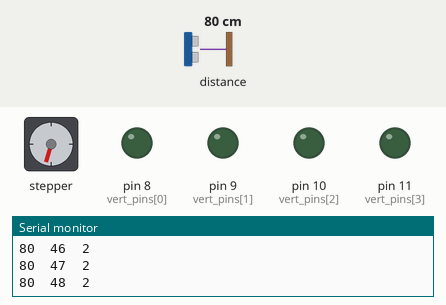
A sketch run on a simulated Arduino Uno, built with avr-gcc and run on an emulated ATmega328P. Parts: stepper motor, output pins drawn as LEDs (lit = HIGH), the last lines printed to the serial monitor. Wiring (inferred from the names in the program): stepper motor (5 steps per turn assumed): coils pin 4, pin 5, pin 6, pin 7. Inputs (shaded band) come from the test bench; at power-on: distance to the obstacle 80 cm. Pins used as bus, display or sensor lines are not drawn.

Above: at 0.8 s.
0.9 s: distance to the obstacle set to 2 cm
At 1.08 s:
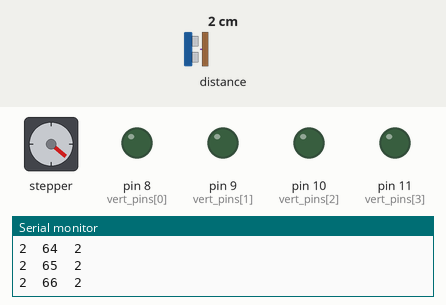
3.9 s: distance to the obstacle set to 18 cm
At 4.79 s:
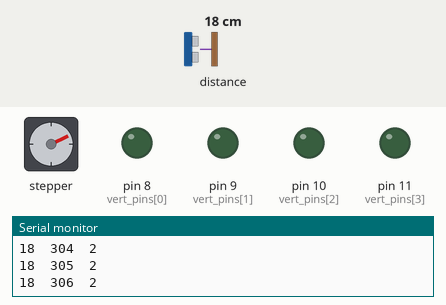
Timing chart, 0 to 17.9 s (numbered marks = the images above; inputs shaded):
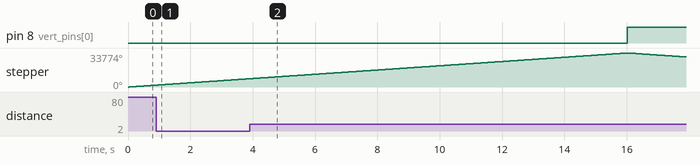

The sketch:

LIDAR_May2019_Code.ino
```cpp
/*
  |-----------------------------------------|
  | Fall 2018 - Spring 2019                 |
  |-----------------------------------------|
  | University of Kansas                    |
  | Department of Mechanical Engineering    |
  |-----------------------------------------|
  | ECOHAWKS LIDAR Capstone / Senior Design |
  |-----------------------------------------|
  | Members (alphabetical):                 |
  | Michael Duncan                          |
  | Jaret Halberstadt                       |
  | Mark Heim                               |
  | Theo Wiklund                            |
  |-----------------------------------------|
  | Advisers (alphabetical):                |
  | Professor DeAgostino                    |
  | Dr. Depcik                              |
  |-----------------------------------------|
 */
 //latest substantial revision: April 14, 2019
 //latest commenting/readability revision: May 4, 2019
/*----------------------------------------------------------------------------------------------------------------------------------------------------------------------------*/
//Libraries:
//Wire.h includes i2c communication which Lidar Lite V3 requires
#include <Wire.h>
//LIDARLite.h is library supplied by Garmin, manufacturer of Lidar Lite V3
#include <LIDARLite.h>
/*----------------------------------------------------------------------------------------------------------------------------------------------------------------------------*/
//Creating object for the LIDARLite.h library
LIDARLite myLidarLite;
/*----------------------------------------------------------------------------------------------------------------------------------------------------------------------------*/
// Reference diagrams for magnet locations of the stepper motors used
// There are four magnets inside each motor 1, 2, 3, and 4. The motor can go in between magnets.
//                     (1)
//              4 & 1 ----- 1 & 2
//                |           |
//            (4) |           | (2)
//                |           |
//              3 & 4 ----- 2 & 3
//                     (3)
// Two stepper motors used. Model: 28BYJ-48. Gear ratio of 1/64. Degrees per step = 5.625. With gear ratio = (1/64)*5.625 = 0.087890625 degrees per step.
// 360 degrees per full rotation. Total steps for full rotation = 360/0.087890625 = 4096 steps per full rotation.
/*----------------------------------------------------------------------------------------------------------------------------------------------------------------------------*/
//Declaring motor pins:
//Horizontal motor pins
int pin4 = 4;
int pin5 = 5;
int pin6 = 6;
int pin7 = 7;

//Creating array for vertical motor pin location
 int vert_pins[] = {8,9,10,11};
/*----------------------------------------------------------------------------------------------------------------------------------------------------------------------------*/
//Creating variables for the vertical motor code:
//iteration variables for vertical motor code
int i = 1; //FOR ODD SWEEPS
int j = 0; //FOR EVEN SWEEPS
/*----------------------------------------------------------------------------------------------------------------------------------------------------------------------------*/
//Horizontal step count variable
int hsteps = 0;

//Vertical step count variable
int vsteps = 0;

//Number of horizontal sweeps, both clockwise and counter-clockwise
int sweeps = 0;

//Distance variable
int dis; //Using dis variable to temporarily store myLidarLite.distance() value for each point

//Delay for the loops controlling motors
int deltime = 5;
/*----------------------------------------------------------------------------------------------------------------------------------------------------------------------------*/

//Main code for moving motors and reading distances from rangefinder
void setup()
{
/*----------------------------------------------------------------------------------------------------------------------------------------------------------------------------*/
  //Stepper motor configurations:

  //Horizontal motor. Each pin controlls a single electromagnet inside motor. There are four magnets in each motor.
  pinMode(pin4,OUTPUT);pinMode(pin5,OUTPUT);pinMode(pin6,OUTPUT);pinMode(pin7,OUTPUT);

  //assigning all vertical motor pins on arduino as outputs
  for(i=0; i<=3; i++)
  {
    pinMode(vert_pins[i], OUTPUT);
  }

  //Setting initial horizontal motor pin voltages, intitial position is magnet 1
  digitalWrite(pin4,HIGH);digitalWrite(pin5,LOW);digitalWrite(pin6,LOW);digitalWrite(pin7,LOW);

  //Setting initial vertical motor pin voltages, intitial position is magnet 1
  digitalWrite(vert_pins[0],HIGH);digitalWrite(vert_pins[1],LOW);digitalWrite(vert_pins[2],LOW);digitalWrite(vert_pins[3],LOW);


/*----------------------------------------------------------------------------------------------------------------------------------------------------------------------------*/
  //Starting serial, 115200 baud is specified in Lidar Lite V3 manual
  Serial.begin(115200);
/*----------------------------------------------------------------------------------------------------------------------------------------------------------------------------*/
  //Clears out previous serial data
  Serial.println("CLEARDATA");
  Serial.println("RESETTIMER");
/*----------------------------------------------------------------------------------------------------------------------------------------------------------------------------*/
  //Lidar Lite V3 configuration settings:
  myLidarLite.begin(0, true);
  myLidarLite.configure(0);
      //  configuration descriptions:
      //    0: Default mode, balanced performance.
      //    1: Short range, high speed. Uses 0x1d maximum acquisition count.
      //    2: Default range, higher speed short range. Turns on quick termination
      //        detection for faster measurements at short range (with decreased
      //        accuracy)
      //    3: Maximum range. Uses 0xff maximum acquisition count.
      //    4: High sensitivity detection. Overrides default valid measurement detection
      //        algorithm, and uses a threshold value for high sensitivity and noise.
      //    5: Low sensitivity detection. Overrides default valid measurement detection
      //        algorithm, and uses a threshold value for low sensitivity and noise.
      //    lidarliteAddress: Default 0x62. Fill in new address here if changed. See
      //        operating manual for instructions.
/*----------------------------------------------------------------------------------------------------------------------------------------------------------------------------*/
  //Motor control code:
  //For loop increments vertical motor after completing each horizontal sweep. FOR VSTEPS <= #, USE STEP NUMBER - NOT DEGREES
  for (int vsteps = 0; vsteps <= 512;)//vsteps <= rotation: full,half,quarter,eigth = steps: 4096,2048,1024,512 [which are equivalent to degrees: 360,180,90,45]
  {
/*----------------------------------------------------------------------------------------------------------------------------------------------------------------------------*/
    //START of vertical motor control code
    //i starts at i = 1
    //j starts at j = 0
    if(((sweeps % 2) == 0) && sweeps>0) //activates when horizontal motor sweeps clockwise since sweeps must be even to spin cw. when horiz motor starts its first sweep, sweep = 0.
    {
                       //first run: sweeps = 0, so if = true, so BEFORE horizontal motor starts moving the vertical motor will move up one magnet position. how do you fix this? not critical.
                       //second run: sweeps = 1, if statement = false, moves to else statement below.
                       //third run: sweeps = 2, if statement = true
                       //fourth run: sweeps = 3, if statement = false, moves to else
                       //fifth run: sweeps = 4, if = true
                       //sixth run: sweeps = 5, if = false, move to else
                       //seventh run: sweeps = 6, if = true
                       //eighth run: sweeps = 7, if = false, move to else
      if(i == 4) //responsible for making i return to 0 which will write pina to high voltage - aka: motor position 8. Starts by turning pinb high alongside pina, but must end on turning pina high by itself.
      {
        i = i - 4; //first run: false, i = 1
                   //third run: false, i = 2
                   //fifth run: false, i = 3
                   //seventh run: true, i was = 4, now i = 0
      }//end of if(i ==4)
      digitalWrite(vert_pins[i],HIGH); //first run:   write to vert_pins[1],HIGH; move motor between magnet 1 and 2
                                      //third run:   write to vert_pins[2],HIGH; move motor between magnet 2 and 3
                                      //fifth run:   write to vert_pins[3],HIGH; move motor between magnet 3 and 4
                                      //seventh run: write to vert_pins[0],HIGH; move motor between magnet 4 and 1
      delay(deltime);
      dis = myLidarLite.distance();
      Serial.print(dis);Serial.print("\t");Serial.print(hsteps);Serial.print("\t");Serial.println(vsteps);
      vsteps = vsteps + 1;
      i = i + 1; //first run: i was 1, now = 2
                 //third run: i was = 2, now i = 3
                 //fifth run: i was = 3, now i = 4
    }//end of if(sweeps %2 == 0)
    else //activates when horizontal motor spins counter-clockwise since sweeps must be odd to spin ccw
    {
      //j begins at j = 0;
      if(j == 4) //responsible for making i return to 0 which will write pina to high voltage - aka: motor position 8. Starts by turning pinb high alongside pina, but must end on turning pina high by itself.
      {
        j = j - 4; //first run: false, i = 0
                   //third run: false, i = 1
                   //fifth run: false, i = 2
                   //seventh run: false, i = 3,
                   //ninth run: true, j = 4, now j = 0
      }//end of if(j ==4)
      digitalWrite(vert_pins[j],LOW); //second run: sweeps = 1,  write to vert_pins[0],LOW; move motor to magnet 2
                                     //fourth run: sweeps = 3,  write to vert_pins[1],LOW; move motor to magnet 3
                                     //sixth run: sweeps = 5,   write to vert_pins[2],LOW; move motor to magnet 4
                                     //eigth run: sweeps = 7,   write to vert_pins[3],LOW; move motor to magnet 1
      delay(deltime);
      dis = myLidarLite.distance();
      Serial.print(dis);Serial.print("\t");Serial.print(hsteps);Serial.print("\t");Serial.println(vsteps);
      vsteps = vsteps + 1;
      j = j + 1; //second run: j was 0, j now = 1
                 //fourth run: j was 1, j now = 2
                 //sixth run: j was 2, j now = 3
    }//end of else
    //END of vertical motor control code
/*----------------------------------------------------------------------------------------------------------------------------------------------------------------------------*/
    //START of Clockwise code for horizontal motor
    if ((vsteps % 2)==0) //if vertical step count is even, horizontal motor rotates clockwise. If false, makes the horizontal motor go to ccw loop.
    {
      while (hsteps <= 1024) //hsteps <= rotation: full,half,quarter,eigth = steps: 4096,2048,1024,512 [which are equivalent to degrees: 360,180,90,45] 1366 steps = 120 degrees
      {  //One thing to figure out is if 1024 steps actually is 90 degrees. Maybe the eight motor positions require it to be 1024*8 hsteps to make 90 degrees.
         //Starting motor position is at magnet 1 - see top of void setup under section "Stepper Motor Configurations"
         //Counter-clockwise loop had motor end on magnet 1
         //[1] Moving motor clockwise between magnets 1 and 2
         digitalWrite(pin5,HIGH);delay(deltime);
         dis = myLidarLite.distance();
         Serial.print(dis);Serial.print("\t");Serial.print(hsteps);Serial.print("\t");Serial.println(vsteps);
         hsteps = hsteps + 1;

         //[2] Moving motor to magnet 2
         digitalWrite(pin4,LOW);delay(deltime);
         dis = myLidarLite.distance();
         Serial.print(dis);Serial.print("\t");Serial.print(hsteps);Serial.print("\t");Serial.println(vsteps);
         hsteps = hsteps + 1;

         //[3] Moving motor between magnets 2 and 3
         digitalWrite(pin6,HIGH);delay(deltime);
         dis = myLidarLite.distance();
         Serial.print(dis);Serial.print("\t");Serial.print(hsteps);Serial.print("\t");Serial.println(vsteps);
         hsteps = hsteps + 1;

         //[4] Moving motor to magnet 3
         digitalWrite(pin5,LOW);delay(deltime);
         dis = myLidarLite.distance();
         Serial.print(dis);Serial.print("\t");Serial.print(hsteps);Serial.print("\t");Serial.println(vsteps);
         hsteps = hsteps + 1;

         //[5] Moving motor between magnets 3 and 4
         digitalWrite(pin7,HIGH);delay(deltime);
         dis = myLidarLite.distance();
         Serial.print(dis);Serial.print("\t");Serial.print(hsteps);Serial.print("\t");Serial.println(vsteps);
         hsteps = hsteps + 1;

         //[6] Moving motor to magnet 4
         digitalWrite(pin6,LOW);delay(deltime);
         dis = myLidarLite.distance();
         Serial.print(dis);Serial.print("\t");Serial.print(hsteps);Serial.print("\t");Serial.println(vsteps);
         hsteps = hsteps + 1;

         //[7] Moving motor between magnets 4 and 1
         digitalWrite(pin4,HIGH);delay(deltime);
         dis = myLidarLite.distance();
         Serial.print(dis);Serial.print("\t");Serial.print(hsteps);Serial.print("\t");Serial.println(vsteps);
         hsteps = hsteps + 1;

         //[8] Moving motor to magnet 1
         digitalWrite(pin7,LOW);delay(deltime);
         dis = myLidarLite.distance();
         Serial.print(dis);Serial.print("\t");Serial.print(hsteps);Serial.print("\t");Serial.println(vsteps);
         hsteps = hsteps + 1;
      } //end of while loop
      sweeps = sweeps +1;//completed one clockwise sweep
    } // end of if loop
    //END of clockwise code motor code
/*----------------------------------------------------------------------------------------------------------------------------------------------------------------------------*/
    //START of Counterclockwise code for horizontal motor
    if (vsteps & 0x01) //If vsteps is odd then sweep the motor counterclockwise. If false, for loop will enter previous if statement for cw loop.
    {
      while (hsteps > 0) //hsteps > rotation: full,half,quarter,eigth = steps: 4096,2048,1024,512 [which are equivalent to degrees: 360,180,90,45]
      {
         //Clockwise loop had motor end at magnet 1
         //[1] Moving motor counter-clockwise between magnets 4 and 1
         digitalWrite(pin7,HIGH);delay(deltime);
         dis = myLidarLite.distance();
         Serial.print(dis);Serial.print("\t");Serial.print(hsteps);Serial.print("\t");Serial.println(vsteps);
         hsteps = hsteps - 1;

         //[2] Moving motor to magnet 4
         digitalWrite(pin4,LOW);delay(deltime);
         dis = myLidarLite.distance();
         Serial.print(dis);Serial.print("\t");Serial.print(hsteps);Serial.print("\t");Serial.println(vsteps);
         hsteps = hsteps - 1;

         //[3] Moving motor between magnets 3 and 4
         digitalWrite(pin6,HIGH);delay(deltime);
         dis = myLidarLite.distance();
         Serial.print(dis);Serial.print("\t");Serial.print(hsteps);Serial.print("\t");Serial.println(vsteps);
         hsteps = hsteps - 1;

         //[4] Moving motor to magnet 3
         digitalWrite(pin7,LOW);delay(deltime);
         dis = myLidarLite.distance();
         Serial.print(dis);Serial.print("\t");Serial.print(hsteps);Serial.print("\t");Serial.println(vsteps);
         hsteps = hsteps - 1;

         //[5] Moving motor between magnets 2 and 3
         digitalWrite(pin5,HIGH);delay(deltime);
         dis = myLidarLite.distance();
         Serial.print(dis);Serial.print("\t");Serial.print(hsteps);Serial.print("\t");Serial.println(vsteps);
         hsteps = hsteps - 1;

         //[6] Moving motor to magnet 2
         digitalWrite(pin6,LOW);delay(deltime);
         dis = myLidarLite.distance();
         Serial.print(dis);Serial.print("\t");Serial.print(hsteps);Serial.print("\t");Serial.println(vsteps);
         hsteps = hsteps - 1;

         //[7] Moving motor between magnets 2 and 1
         digitalWrite(pin4,HIGH);delay(deltime);
         dis = myLidarLite.distance();
         Serial.print(dis);Serial.print("\t");Serial.print(hsteps);Serial.print("\t");Serial.println(vsteps);
         hsteps = hsteps - 1;

         //[8] Moving motor to magnet 1
         digitalWrite(pin5,LOW);delay(deltime);
         dis = myLidarLite.distance();
         Serial.print(dis);Serial.print("\t");Serial.print(hsteps);Serial.print("\t");Serial.println(vsteps);
         hsteps = hsteps - 1;
      } //end of while loop
      sweeps = sweeps + 1;//completed one counter-clockwise sweep
    } //end of if loop
    //END of counter clockwise horizontal motor code
/*----------------------------------------------------------------------------------------------------------------------------------------------------------------------------*/
  } //end of for loop
  Serial.end();
} //end of void setup loop

void loop() {
  //not used
}
```
